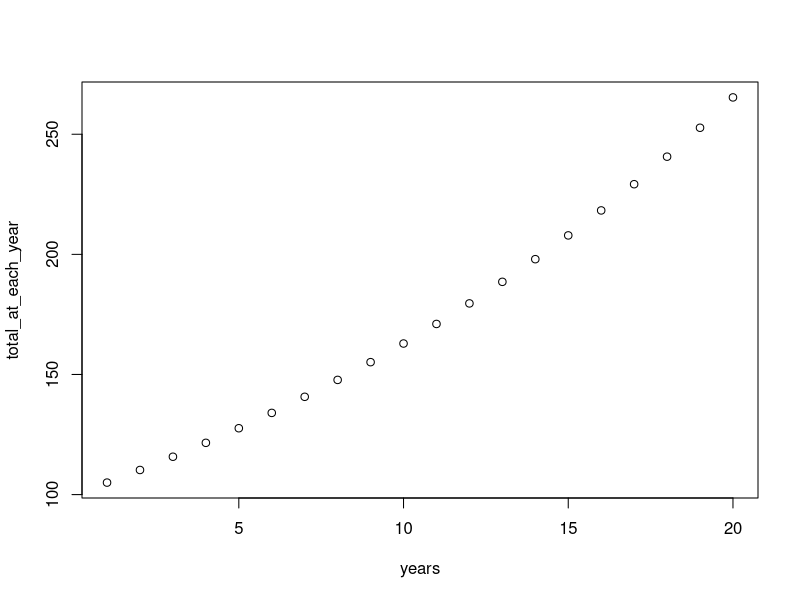

This chart was generated by the following R code:
## ---- chunk 1
a <- 1 # define a variable
a <- a + 1 #add 1
print(a) # output the result
## ---- chunk 2
a <- 1 # define a variable
a <- a + 1 #add 1
if(a>4) # this is the condition which has to be met, the 'test expression'
{print(a)} # this statement runs if the test expression is true
## ---- chunk 3
a <- 1 # define a variable
a <- a + 1 #add 1
if(a>4){ # this is the condition which has to be met, the 'test expression'
  print(paste(a," is more than 4")) # this statement runs if the test expression is true
} else {
  {print(paste(a," is equal or less than 4"))} # this statement runs if the test expression is false
}
## ---- chunk 4
type_of_thing='' 
print("Is four a lot?")
if (type_of_thing=='Murders'){
  print("yes")
} else if (type_of_thing=='Dollars'){
  print("no")
} else {
  print("Depends on the context")
}
## ---- chunk 5
for (i in 1:5){
  print(i)
}
## ---- chunk 6
i <- 1 #need to initialise a starting value
while(i<6){
  print(i)
  i <- i + 1 # increment the value of the counter
}
## ---- chunk 7
years <- 10 #how many years since you started saving
savings <-100 #how much you start with
interest <- 1.05 #rate of interest, ie 5% interest
#Calculate using a loop
for (years in 1:years){
  savings<-savings*interest
}
print(paste("After", years, "years you will have £", round(savings,2))) #save more, kids
## ---- chunk 8
years <- 20 #how many years since you started saving
savings <-100 #how much you start with
interest <- 1.05 #rate of interest, ie 5% interest
#Calculate using a vector
total_at_each_year=savings*interest**(1:years) #rather than a loop all the answer values are stored in a single vector
plot(total_at_each_year,xlab="years") #bonus! We can plot, since we now have all the intervening values saved
## ---- chunk 9
my_nums=c(78,12,32,24,03,89) #just a vector of some numbers
mean(my_nums) #use the mean function to find the average

## ---- chunk 10
myfunctionname <- function(input_value) {
# comment line helpfully explaining what the function does
output_value <- input_value #lines of code which do something to the input to produce the output
return(output_value)
}
## ---- chunk 11
print(myfunctionname(3))
## ---- chunk 12
adder <- function(first_val,second_val) {
# raises any input to the second power
output_value <- first_val + second_val
return(output_value)
}
## ---- chunk 13
adder(3,5)
